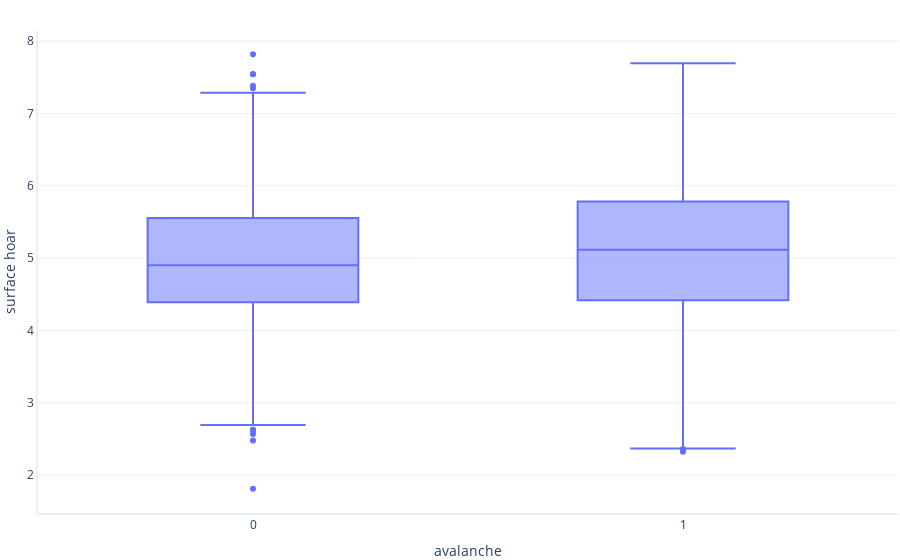
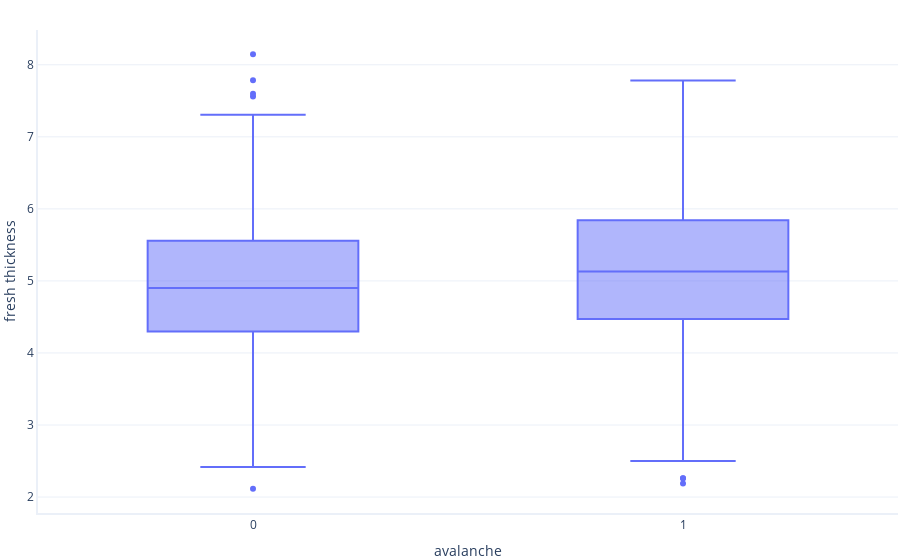
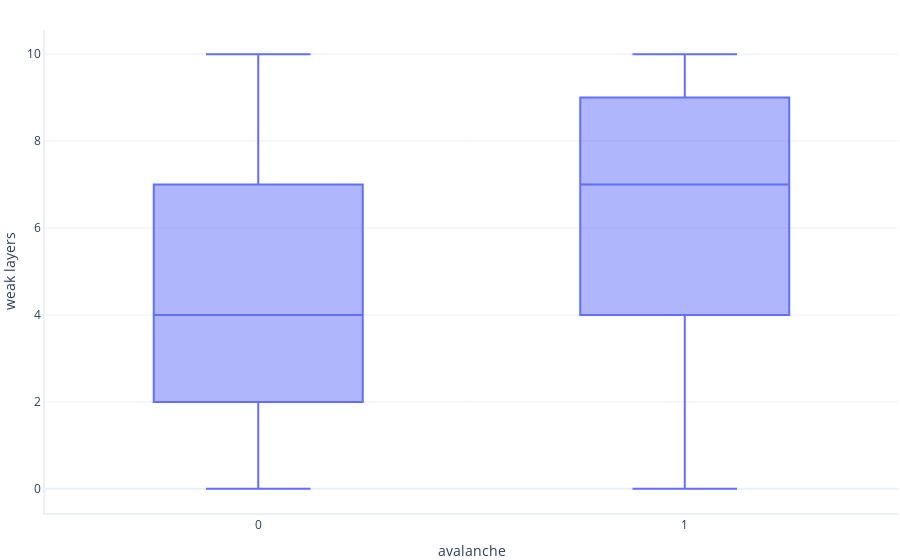
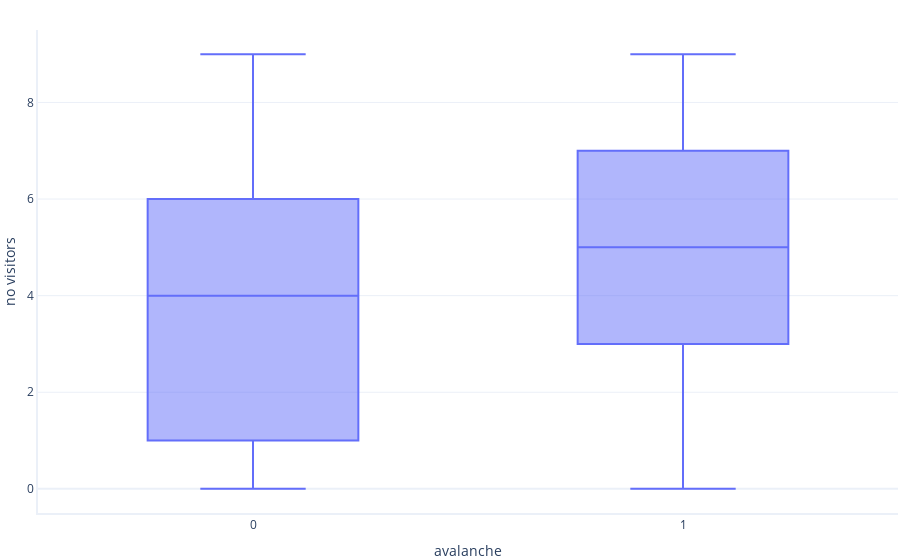

Notebook source saved alongside these figures, in order:
### Markdown cell above
## Data Exploration

The `avalanche` field is our target. A value of `1` means that an avalanche did occur at the conditions described by the features, whereas a value of `0` means no avalanche hapenned. Since our targets can only be `0` or `1` we call this a *binary classification* model.

Now let's plot the relationships between each feature and the target values. That helps us understand which features are more likely to influence the results:

### Code cell
import graphing # custom graphing code. See our GitHub repo for details

graphing.box_and_whisker(dataset, label_x="avalanche", label_y="surface_hoar", show=True)
graphing.box_and_whisker(dataset, label_x="avalanche", label_y="fresh_thickness", show=True)
graphing.box_and_whisker(dataset, label_x="avalanche", label_y="weak_layers", show=True)
graphing.box_and_whisker(dataset, label_x="avalanche", label_y="no_visitors")

### Figure 1 — Plotly figure (JSON) as saved in the notebook; plotly's stock layout.template omitted (floating-point values rounded to 4 significant figures; data arrays with more than 128 entries replaced by an {"elided": "..."} marker saying what was removed)
{"data": [{"alignmentgroup": "True", "hovertemplate": "avalanche=%{x}<br>surface hoar=%{y}<extra></extra>", "legendgroup": "", "marker": {"color": "#636efa"}, "name": "", "notched": false, "offsetgroup": "", "orientation": "v", "showlegend": false, "type": "box", "x": {"elided": "1095 int values"}, "x0": " ", "xaxis": "x", "y": {"elided": "1095 float values"}, "y0": " ", "yaxis": "y"}], "layout": {"boxmode": "group", "legend": {"tracegroupgap": 0}, "xaxis": {"anchor": "y", "domain": [0, 1], "title": {"text": "avalanche"}}, "yaxis": {"anchor": "x", "domain": [0, 1], "title": {"text": "surface hoar"}}}}

### Figure 2 — Plotly figure (JSON) as saved in the notebook; plotly's stock layout.template omitted (floating-point values rounded to 4 significant figures; data arrays with more than 128 entries replaced by an {"elided": "..."} marker saying what was removed)
{"data": [{"alignmentgroup": "True", "hovertemplate": "avalanche=%{x}<br>fresh thickness=%{y}<extra></extra>", "legendgroup": "", "marker": {"color": "#636efa"}, "name": "", "notched": false, "offsetgroup": "", "orientation": "v", "showlegend": false, "type": "box", "x": {"elided": "1095 int values"}, "x0": " ", "xaxis": "x", "y": {"elided": "1095 float values"}, "y0": " ", "yaxis": "y"}], "layout": {"boxmode": "group", "legend": {"tracegroupgap": 0}, "xaxis": {"anchor": "y", "domain": [0, 1], "title": {"text": "avalanche"}}, "yaxis": {"anchor": "x", "domain": [0, 1], "title": {"text": "fresh thickness"}}}}

### Figure 3 — Plotly figure (JSON) as saved in the notebook; plotly's stock layout.template omitted (floating-point values rounded to 4 significant figures; data arrays with more than 128 entries replaced by an {"elided": "..."} marker saying what was removed)
{"data": [{"alignmentgroup": "True", "hovertemplate": "avalanche=%{x}<br>weak layers=%{y}<extra></extra>", "legendgroup": "", "marker": {"color": "#636efa"}, "name": "", "notched": false, "offsetgroup": "", "orientation": "v", "showlegend": false, "type": "box", "x": {"elided": "1095 int values"}, "x0": " ", "xaxis": "x", "y": {"elided": "1095 int values"}, "y0": " ", "yaxis": "y"}], "layout": {"boxmode": "group", "legend": {"tracegroupgap": 0}, "xaxis": {"anchor": "y", "domain": [0, 1], "title": {"text": "avalanche"}}, "yaxis": {"anchor": "x", "domain": [0, 1], "title": {"text": "weak layers"}}}}

### Figure 4 — Plotly figure (JSON) as saved in the notebook; plotly's stock layout.template omitted (floating-point values rounded to 4 significant figures; data arrays with more than 128 entries replaced by an {"elided": "..."} marker saying what was removed)
{"data": [{"alignmentgroup": "True", "hovertemplate": "avalanche=%{x}<br>no visitors=%{y}<extra></extra>", "legendgroup": "", "marker": {"color": "#636efa"}, "name": "", "notched": false, "offsetgroup": "", "orientation": "v", "showlegend": false, "type": "box", "x": {"elided": "1095 int values"}, "x0": " ", "xaxis": "x", "y": {"elided": "1095 int values"}, "y0": " ", "yaxis": "y"}], "layout": {"boxmode": "group", "legend": {"tracegroupgap": 0}, "xaxis": {"anchor": "y", "domain": [0, 1], "title": {"text": "avalanche"}}, "yaxis": {"anchor": "x", "domain": [0, 1], "title": {"text": "no visitors"}}}}
